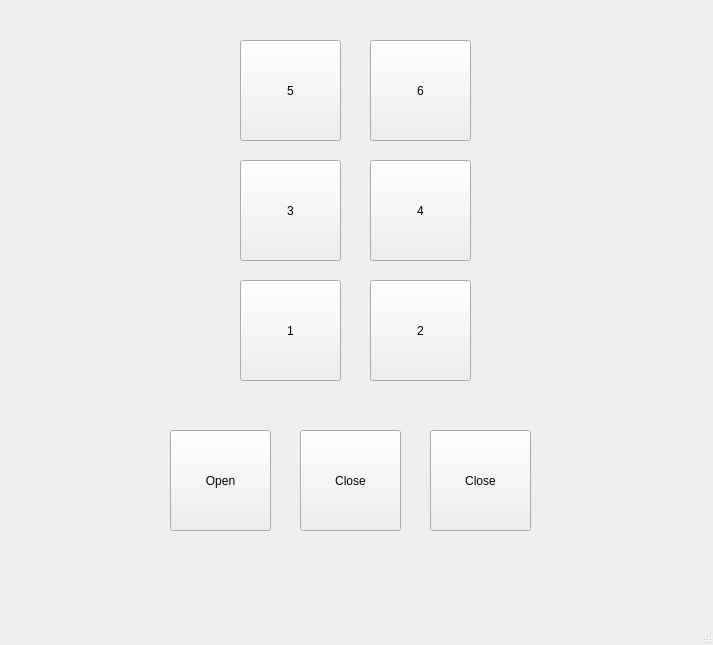
<?xml version="1.0" encoding="UTF-8"?>
<ui version="4.0">
 <class>E</class>
 <widget class="QMainWindow" name="E">
  <property name="geometry">
   <rect>
    <x>0</x>
    <y>0</y>
    <width>713</width>
    <height>645</height>
   </rect>
  </property>
  <property name="windowTitle">
   <string>MainWindow</string>
  </property>
  <widget class="QWidget" name="centralwidget">
   <widget class="QPushButton" name="pushButton">
    <property name="geometry">
     <rect>
      <x>240</x>
      <y>40</y>
      <width>101</width>
      <height>101</height>
     </rect>
    </property>
    <property name="text">
     <string>5</string>
    </property>
   </widget>
   <widget class="QPushButton" name="pushButton_2">
    <property name="geometry">
     <rect>
      <x>370</x>
      <y>40</y>
      <width>101</width>
      <height>101</height>
     </rect>
    </property>
    <property name="text">
     <string>6</string>
    </property>
   </widget>
   <widget class="QPushButton" name="pushButton_3">
    <property name="geometry">
     <rect>
      <x>370</x>
      <y>160</y>
      <width>101</width>
      <height>101</height>
     </rect>
    </property>
    <property name="text">
     <string>4</string>
    </property>
   </widget>
   <widget class="QPushButton" name="pushButton_4">
    <property name="geometry">
     <rect>
      <x>240</x>
      <y>160</y>
      <width>101</width>
      <height>101</height>
     </rect>
    </property>
    <property name="text">
     <string>3</string>
    </property>
   </widget>
   <widget class="QPushButton" name="pushButton_5">
    <property name="geometry">
     <rect>
      <x>370</x>
      <y>280</y>
      <width>101</width>
      <height>101</height>
     </rect>
    </property>
    <property name="text">
     <string>2</string>
    </property>
   </widget>
   <widget class="QPushButton" name="pushButton_6">
    <property name="geometry">
     <rect>
      <x>240</x>
      <y>280</y>
      <width>101</width>
      <height>101</height>
     </rect>
    </property>
    <property name="text">
     <string>1</string>
    </property>
   </widget>
   <widget class="QPushButton" name="pushButton_7">
    <property name="geometry">
     <rect>
      <x>170</x>
      <y>430</y>
      <width>101</width>
      <height>101</height>
     </rect>
    </property>
    <property name="text">
     <string>Open</string>
    </property>
   </widget>
   <widget class="QPushButton" name="pushButton_9">
    <property name="geometry">
     <rect>
      <x>300</x>
      <y>430</y>
      <width>101</width>
      <height>101</height>
     </rect>
    </property>
    <property name="text">
     <string>Close</string>
    </property>
   </widget>
   <widget class="QPushButton" name="pushButton_10">
    <property name="geometry">
     <rect>
      <x>430</x>
      <y>430</y>
      <width>101</width>
      <height>101</height>
     </rect>
    </property>
    <property name="text">
     <string>Close</string>
    </property>
   </widget>
  </widget>
  <widget class="QMenuBar" name="menubar">
   <property name="geometry">
    <rect>
     <x>0</x>
     <y>0</y>
     <width>713</width>
     <height>24</height>
    </rect>
   </property>
  </widget>
  <widget class="QStatusBar" name="statusbar"/>
 </widget>
 <resources/>
 <connections/>
</ui>
